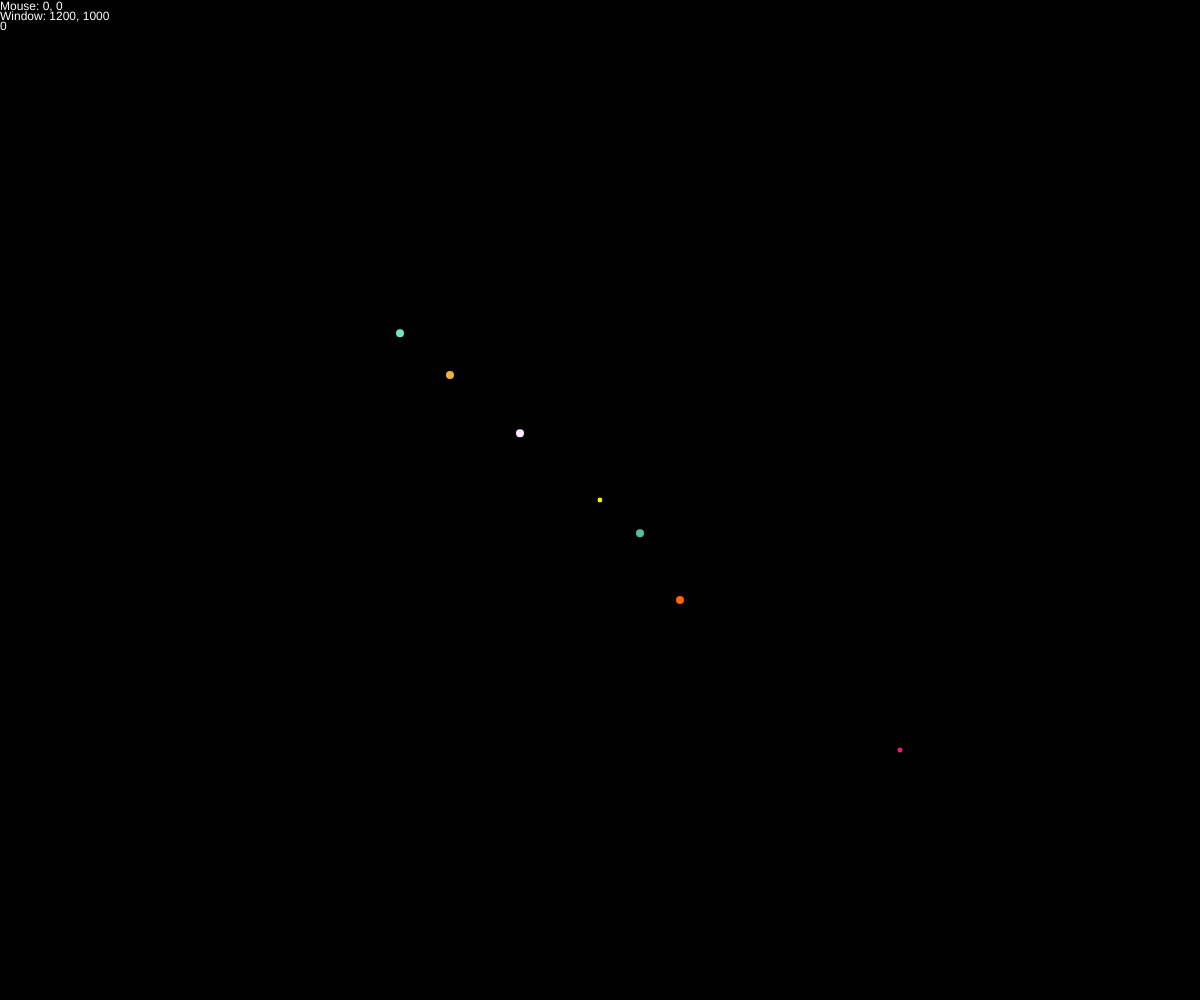
Frame 1 (no input)
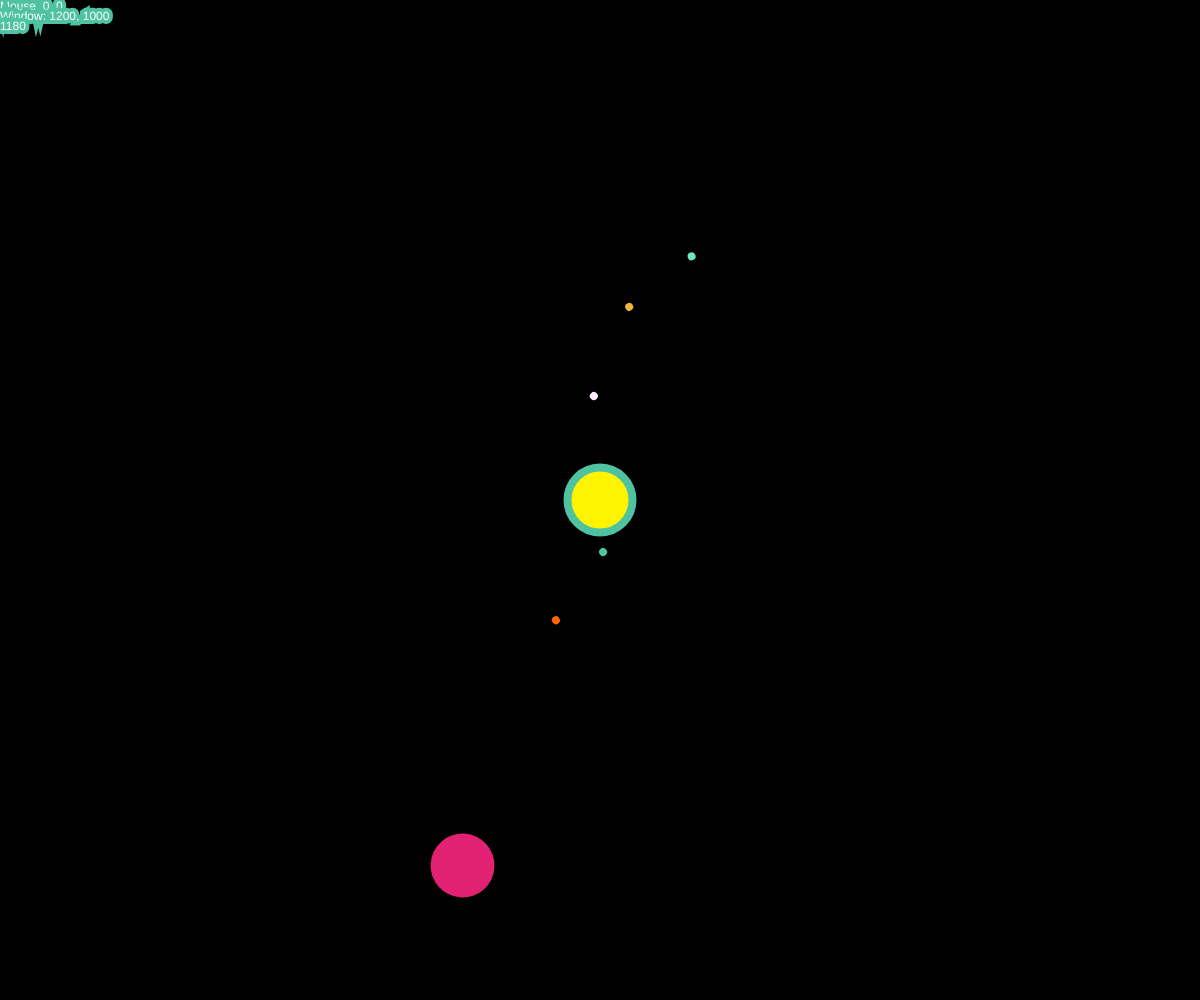
Frame 60 (no input)
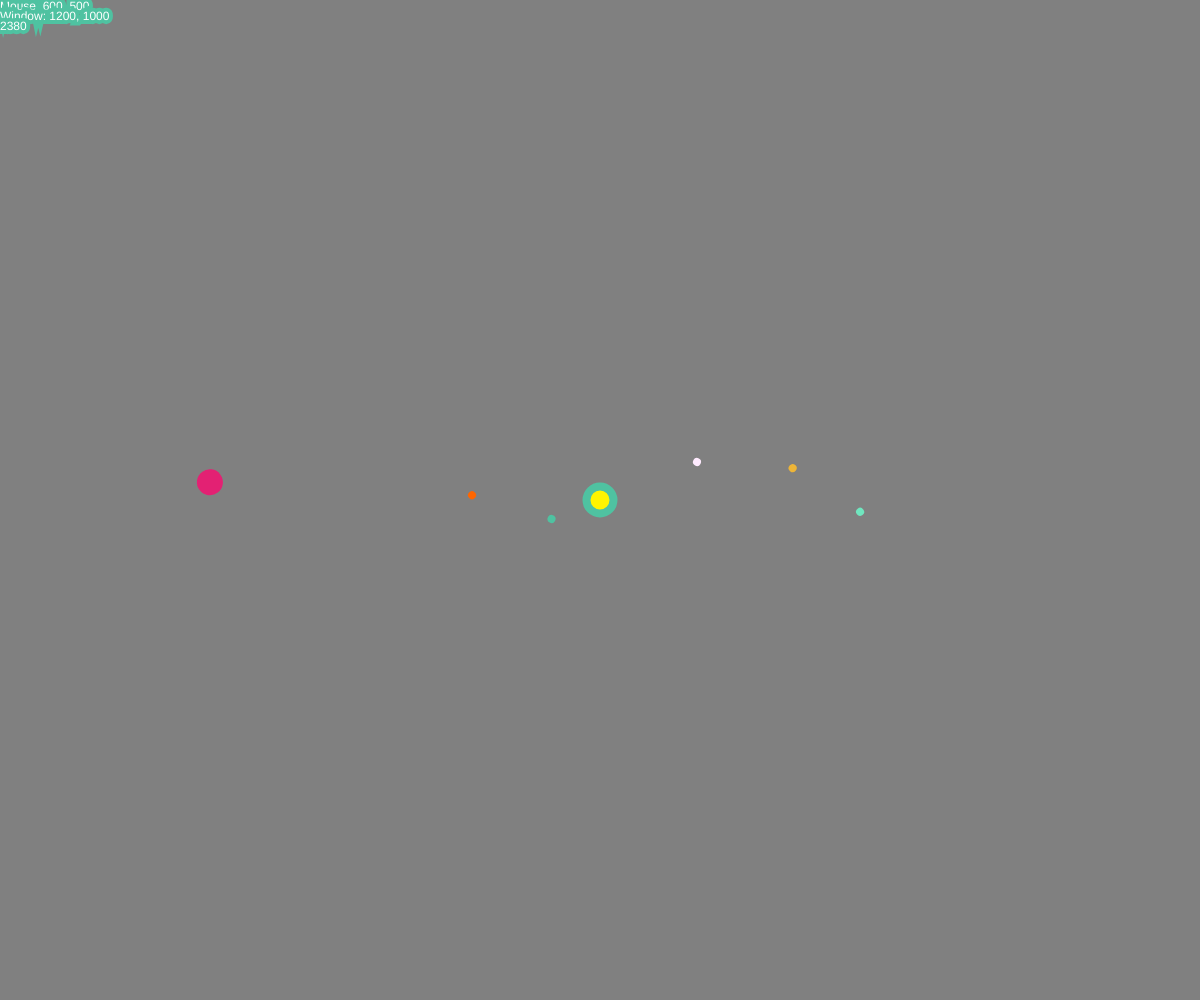
Frame 120 (the mouse pressed at the canvas centre since frame 60)

The p5.js sketch that drew these frames (run headless with seeded random() and noise() and a simulated clock; from frame 60 on, the mouse is pressed at the canvas centre):

// p5.js sketch
// ── sketch.js
function setup() {
    createCanvas(windowWidth, windowHeight)
}
var x = 0
var y = 5
var countingUp = 1;

function draw() {
    background(map(mouseX, 0, width, 0, 255))
    fill('white')
    text("Mouse: " + mouseX + ", " + mouseY, 0, 10)
    text("Window: " + windowWidth + ", " + windowHeight, 0, 20)
    text(x, 0, 30)
    fill('#FFF400')
    ellipse(windowWidth / 2, windowHeight / 2, abs(y + 1), abs(y + 1))




    translate(width / 2, height / 2);
    stroke('#E32173')
    strokeWeight(y)
    rotate((PI / 3.0) * x / 1000);
    point(windowWidth / 4, windowHeight / 4);
    y += (1 * countingUp);
    strokeWeight(8)
    rotate(PI)
    stroke('#70E6BF')
    point(windowWidth / 6, windowHeight / 6);
    rotate((PI / 3.0) * x / 100);
    stroke('#EDB538')
    point(windowWidth / 8, windowHeight / 8);
    rotate(PI)
    stroke('#FF6600')
    point(windowWidth / 15, windowHeight / 10);
    rotate((PI / 3.0) * x / 100);

    if (y == 75 || y == 5) {
        countingUp *= -1;
    }
    rotate(PI);
    stroke('#FFEBFF')
    point(windowWidth / 15, windowHeight / 15);
    rotate(PI);
    stroke('#4FC2A1')
    point(windowWidth / 30, windowHeight / 30);


    x = x + 20

}

function windowResized() {
    resizeCanvas(windowWidth, windowHeight)
}

function mousePressed() {
    noLoop();
}

function mouseReleased() {
    loop();
}
